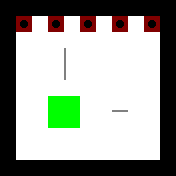

A level layout from a 2D game, rendered from its tile map. Below: a short description, then the map file with its tile-grid data intact:
An orthogonal 11x11 tile map with 16x16 px tiles, 3 tile layers (Layer1, Layer2, Layer3) and 1 object.

<map version="1.0" orientation="orthogonal" renderorder="right-down" width="11" height="11" tilewidth="16" tileheight="16" nextobjectid="2">
 <tileset firstgid="1" source="../Tiles.tsx" />
 <layer name="Layer1" width="11" height="11">
  <data encoding="csv">
1,1,1,1,1,1,1,1,1,1,1,
1,5,5,5,5,5,5,5,5,5,1,
1,5,5,5,5,5,5,5,5,5,1,
1,5,5,5,5,5,5,5,5,5,1,
1,5,5,5,5,5,5,5,5,5,1,
1,5,5,5,5,5,5,5,5,5,1,
1,5,5,5,5,5,5,5,5,5,1,
1,5,5,5,5,5,5,5,5,5,1,
1,5,5,5,5,5,5,5,5,5,1,
1,5,5,5,5,5,5,5,5,5,1,
1,1,1,1,1,1,1,1,1,1,1
</data>
 </layer>
 <layer name="Layer2" width="11" height="11">
  <data encoding="csv">
0,0,0,0,0,0,0,0,0,0,0,
0,7,0,7,0,7,0,7,0,7,0,
0,0,0,0,0,0,0,0,0,0,0,
0,0,0,0,0,0,0,0,0,0,0,
0,0,0,0,0,0,0,0,0,0,0,
0,0,0,0,0,0,0,0,0,0,0,
0,0,0,4,4,0,0,0,0,0,0,
0,0,0,4,4,0,0,0,0,0,0,
0,0,0,0,0,0,0,0,0,0,0,
0,0,0,0,0,0,0,0,0,0,0,
0,0,0,0,0,0,0,0,0,0,0
</data>
 </layer>
 <layer name="Layer3" width="11" height="11">
  <data encoding="csv">
0,0,0,0,0,0,0,0,0,0,0,
0,0,0,0,0,0,0,0,0,0,0,
0,0,0,0,0,0,0,0,0,0,0,
0,0,0,0,10,0,0,0,0,0,0,
0,0,0,0,10,0,0,0,0,0,0,
0,0,0,0,0,0,0,0,0,0,0,
0,0,0,0,0,0,0,11,0,0,0,
0,0,0,0,0,0,0,0,0,0,0,
0,0,0,0,0,0,0,0,0,0,0,
0,0,0,0,0,0,0,0,0,0,0,
0,0,0,0,0,0,0,0,0,0,0
</data>
 </layer>
 <objectgroup name="Tutorial">
  <object id="1" x="7.33333" y="6.33333">
   <properties>
    <property name="text" value="A block must be completely separated by knives in order to split apart." />
   </properties>
  </object>
 </objectgroup>
</map>
